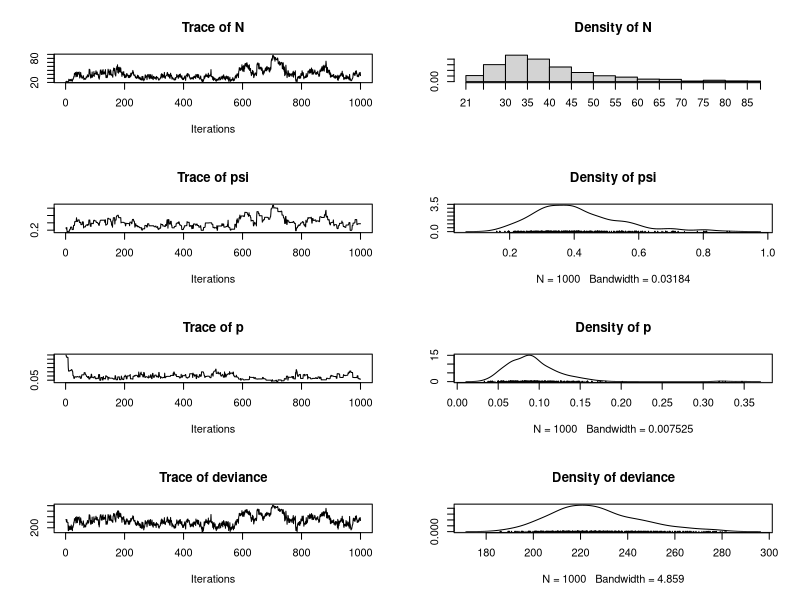

This figure's R source:
## ---- chunk 1
N <- 30
K <- 10  # nOccasions
p <- 0.1 # capture prob on 1 occasion

1 - (1-p)^K # capture prob after K occasions
## ---- chunk 2
yall <- matrix(NA, N, K)
for(k in 1:K) {
    yall[,k] <- rbinom(N, 1, p)
}
## ---- chunk 3
y <- yall[rowSums(yall)>0,]
y
## ---- chunk 4
rowSums(y)
table(rowSums(y))
colSums(y)
## ---- chunk 5

M0.gibbs <- function(y, M, niter, tune) {

    n0 <- nrow(y)
    K <- ncol(y)
    yaug <- matrix(0L, M, K)
    yaug[1:n0,] <- y
    captured <- rowSums(yaug, na.rm=TRUE)>0

    ## Initial values
    z <- rep(1, M)
    psi <- runif(1)
    p <- runif(1)

    ## Initial densities
    ## Avoiding for loop with R's recycling rules
    lp.y <- dbinom(yaug, 1, z*p, log=TRUE)
    lp.z <- dbinom(z, 1, psi, log=TRUE)
    lp.psi <- dbeta(psi, 1, 1, log=TRUE)
    lp.p <- dbeta(p, 1, 1, log=TRUE)

    out <- matrix(NA, niter, 4)
    colnames(out) <- c("N", "psi", "p", "deviance")

    for(iter in 1:niter) {
        ## Sample from p(z|dot)
        for(i in 1:M) {
            if(captured[i])
                next
            z.cand <- 1-z[i]
            lp.z.cand <- dbinom(z.cand, 1, psi, log=TRUE)
            lp.y.cand <- dbinom(yaug[i,], 1, z.cand*p, log=TRUE)
            if(runif(1) < exp((lp.z.cand+sum(lp.y.cand)) -
                              (lp.z[i]+sum(lp.y[i,])))) {
                z[i] <- z.cand
                lp.y[i,] <- lp.y.cand
                lp.z[i] <- lp.z.cand
            }
        }

        ## Sample from p(psi|dot)
        psi.cand <- rnorm(1, psi, tune[1])
        if(psi.cand>0 & psi.cand<1) {
            lp.z.cand <- dbinom(z, 1, psi.cand, log=TRUE)
            lp.psi.cand <- dbeta(psi.cand, 1, 1, log=TRUE)
            if(runif(1) < exp((sum(lp.z.cand)+lp.psi.cand)-
                              (sum(lp.z)+lp.psi))) {
                psi <- psi.cand
                lp.z <- lp.z.cand
                lp.psi <- lp.psi.cand
            }
        }
        ## psi <- rbeta(1, 1+sum(z), 1+M-sum(z))

        ## Sample from p(p|dot)
        p.cand <- rnorm(1, p, tune[2])
        if(p.cand>0 & p.cand<1) {
            lp.y.cand <- dbinom(yaug, 1, z*p.cand, log = TRUE)
            lp.p.cand <- dbeta(p.cand, 1, 1, log = TRUE)
            if(runif(1) < exp((sum(lp.y.cand)+lp.p.cand)-
                              (sum(lp.y)+lp.p))) {
                p <- p.cand
                lp.y <- lp.y.cand
                lp.p <- lp.p.cand
            }
        }

        N <- sum(z)
        deviance <- -2*sum(lp.y)

        out[iter,] <- c(N, psi, p, deviance)

    }
    return(out)
}

## ---- chunk 6

## debugonce(M0.gibbs)

fmM0.1 <- M0.gibbs(y=y, M=100, niter=1000, tune=c(0.15,0.05))

library(coda)
mcM0.1 <- as.mcmc(fmM0.1)
plot(mcM0.1)

rejectionRate(mcM0.1)


## ---- chunk 7
M <- 100
yAug <- matrix(0, M, K)
yAug[1:nrow(y),] <- y
##yAug
